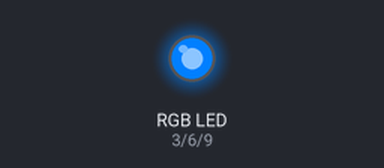
The sketch below on a simulated Arduino Uno, built with avr-gcc and run on an emulated ATmega328P. On the bench: an RGB LED mixed from three pins (HIGH = lit).

Above: at 0.1 s.
Timing chart, 0 to 1.6 s (numbered marks = the images above):
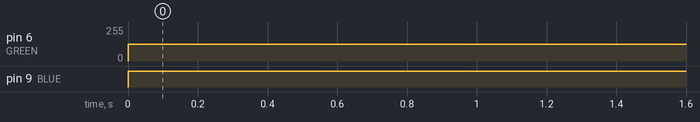

Measured:
- by itself, pin 6 (GREEN): 0/255 → 127/255 at 0.00 s
- by itself, pin 9 (BLUE): LOW → HIGH at 0.00 s

The sketch:

3-SingleLEDs_example.ino
```cpp
// digitalWrite -- with arduino pins connected to
// anode and cathode

int RED = 3;
int GREEN = 6;
int BLUE = 9; // CA = common anode (white)

int LED_ON  = 0;  // use human words for your circuit outcome
int LED_OFF = 1;

void setup() {

  pinMode( RED,   OUTPUT);
  pinMode( GREEN, OUTPUT);
  pinMode( BLUE,  OUTPUT);

}

void loop() {

//  // all off
//  digitalWrite( RED,   LED_OFF); // high == OFF
//  digitalWrite( GREEN, LED_OFF); // high == OFF
//  digitalWrite( BLUE , LED_OFF); // high == OFF
//  delay(1000);
//
//  digitalWrite( RED,   LED_ON);  // LOW == ON
//  digitalWrite( GREEN, LED_OFF); // high == OFF
//  digitalWrite( BLUE , LED_OFF); // high == OFF
//  delay(1000);
//
//  digitalWrite( GREEN, LED_ON);  // LOW == ON
//  digitalWrite( RED,   LED_OFF); // high == OFF
//  digitalWrite( BLUE , LED_ON);  // high == OFF
//  delay(1000);
//
//  digitalWrite( BLUE,  LED_ON);  // LOW == ON
//  digitalWrite( RED,   LED_OFF); // high == OFF
//  digitalWrite( GREEN, LED_OFF); // high == OFF
//  delay(1000);

  analogWrite( RED,   0      ); // 0-255 0 == bright
  analogWrite( GREEN, 127    ); // 0-255
  analogWrite( BLUE , 255    ); // 0-255 255 == off (dim)
  delay(1000);


}
```
